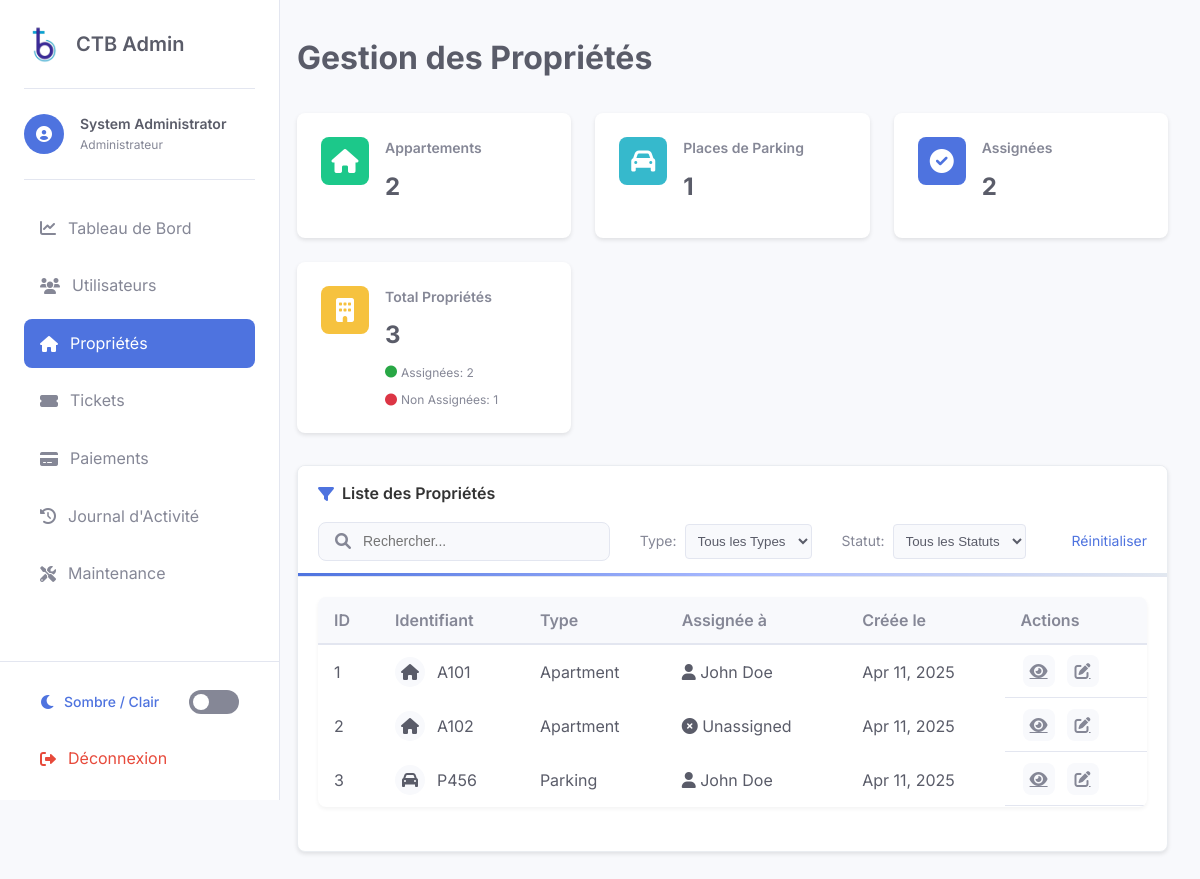
The page /admin/properties.php (signed in) on the database its author committed.
### tables this page shows
CREATE TABLE properties (
    id INT AUTO_INCREMENT PRIMARY KEY,
    type ENUM('apartment', 'parking') NOT NULL COMMENT 'apartment=Appartement, parking=Place de Parking',
    identifier VARCHAR(50) NOT NULL UNIQUE,
    user_id INT,
    created_at TIMESTAMP DEFAULT CURRENT_TIMESTAMP,
    updated_at TIMESTAMP DEFAULT CURRENT_TIMESTAMP ON UPDATE CURRENT_TIMESTAMP,
    FOREIGN KEY (user_id) REFERENCES users(id) ON DELETE SET NULL
);

CREATE TABLE users (
    id INT AUTO_INCREMENT PRIMARY KEY,
    email VARCHAR(255) NOT NULL UNIQUE,
    password VARCHAR(255) NOT NULL,
    name VARCHAR(255) NOT NULL,
    phone VARCHAR(50),
    role ENUM('admin', 'manager', 'resident') NOT NULL COMMENT 'admin=Administrateur, manager=Gestionnaire, resident=Résident',
    status ENUM('active', 'inactive') DEFAULT 'active' COMMENT 'active=Actif, inactive=Inactif',
    profile_image VARCHAR(255) DEFAULT NULL,
    created_at TIMESTAMP DEFAULT CURRENT_TIMESTAMP,
    updated_at TIMESTAMP DEFAULT CURRENT_TIMESTAMP ON UPDATE CURRENT_TIMESTAMP
);

### admin/properties.php (the view, shortened to what this page needs)
<?php
$search = $_GET['search'] ?? '';
$page = isset($_GET['page']) ? (int)$_GET['page'] : 1;
$items_per_page = 10;
$offset = ($page - 1) * $items_per_page;
try {
    $db = new PDO("mysql:host=" . DB_HOST . ";dbname=" . DB_NAME, DB_USER, DB_PASS);
    $db->setAttribute(PDO::ATTR_ERRMODE, PDO::ERRMODE_EXCEPTION);
    $query = "SELECT p.*, u.name as user_name
              FROM properties p
              LEFT JOIN users u ON p.user_id = u.id
              WHERE 1=1";
    $count_query = "SELECT COUNT(*) as total FROM properties WHERE 1=1";
    $query .= " ORDER BY p.created_at DESC LIMIT :offset, :limit";
    $count_stmt = $db->prepare($count_query);
    $count_stmt->execute();
    $total = $count_stmt->fetch(PDO::FETCH_ASSOC)['total'];
    $stmt = $db->prepare($query);
    $stmt->bindValue(':offset', $offset, PDO::PARAM_INT);
    $stmt->bindValue(':limit', $items_per_page, PDO::PARAM_INT);
    $stmt->execute();
    $properties = $stmt->fetchAll(PDO::FETCH_ASSOC);
    $type_counts = [];
    $type_stmt = $db->prepare("SELECT type, COUNT(*) as count FROM properties GROUP BY type");
    $type_stmt->execute();
    $type_results = $type_stmt->fetchAll(PDO::FETCH_ASSOC);
    foreach ($type_results as $type_data) {
        $type_counts[$type_data['type']] = $type_data['count'];
    }
    $assigned_stmt = $db->prepare("SELECT COUNT(*) as count FROM properties WHERE user_id IS NOT NULL");
    $assigned_stmt->execute();
    $assigned_count = $assigned_stmt->fetch(PDO::FETCH_ASSOC)['count'];
    $unassigned_stmt = $db->prepare("SELECT COUNT(*) as count FROM properties WHERE user_id IS NULL");
    $unassigned_stmt->execute();
    $unassigned_count = $unassigned_stmt->fetch(PDO::FETCH_ASSOC)['count'];
} catch (PDOException $e) {
    $_SESSION['error'] = "Database error: " . $e->getMessage();
    $properties = [];
    $total = 0;
    $total_pages = 0;
    $type_counts = ['apartment' => 0, 'parking' => 0];
    $assigned_count = 0;
    $unassigned_count = 0;
}
?>
<!DOCTYPE html>
<html lang="fr">
<head>
    <link rel="stylesheet" href="https://cdnjs.cloudflare.com/ajax/libs/font-awesome/6.0.0/css/all.min.css">
    <link rel="stylesheet" href="css/admin-style.css">
</head>
<body>
    <div class="admin-container">
        <?php include 'includes/admin-sidebar.php'; ?>
        <main class="main-content">
            <div class="page-header">
                <h1>Gestion des Propriétés</h1>
            </div>
            <div class="content-wrapper">
                <div class="stats-grid">
                    <div class="stat-card">
                        <div class="stat-icon properties">
                            <i class="fas fa-home"></i>
                        </div>
                        <div class="stat-details">
                            <h3>Appartements</h3>
                            <div class="stat-number"><?php echo isset($type_counts['apartment']) ? $type_counts['apartment'] : 0; ?></div>
                        </div>
                    </div>
                    <div class="stat-card">
                        <div class="stat-icon tickets">
                            <i class="fas fa-car"></i>
                        </div>
                        <div class="stat-details">
                            <h3>Places de Parking</h3>
                            <div class="stat-number"><?php echo isset($type_counts['parking']) ? $type_counts['parking'] : 0; ?></div>
                        </div>
                    </div>
                    <div class="stat-card">
                        <div class="stat-icon users">
                            <i class="fas fa-check-circle"></i>
                        </div>
                        <div class="stat-details">
                            <h3>Assignées</h3>
                            <div class="stat-number"><?php echo $assigned_count; ?></div>
                        </div>
                    </div>
                    <div class="stat-card">
                        <div class="stat-icon payments">
                            <i class="fas fa-building"></i>
                        </div>
                        <div class="stat-details">
                            <h3>Total Propriétés</h3>
                            <div class="stat-number"><?php echo $total; ?></div>
                            <div class="stat-breakdown">
                                <span><i class="fas fa-circle" style="color: #28a745;"></i> Assignées: <?php echo $assigned_count; ?></span>
                                <span><i class="fas fa-circle" style="color: #dc3545;"></i> Non Assignées: <?php echo $unassigned_count; ?></span>
                            </div>
                        </div>
                    </div>
                </div>
                <div class="card user-filter-card">
                    <div class="card-header user-filter-header">
                        <h3><i class="fas fa-filter"></i> Liste des Propriétés</h3>
                        <form id="filter-form" action="properties.php" method="GET" class="filter-form">
                            <div class="filter-wrapper">
                                <div class="search-filter">
                                    <div class="search-bar">
                                        <i class="fas fa-search"></i>
                                        <input type="text" placeholder="Rechercher..." name="search" value="<?php echo htmlspecialchars($search); ?>" autocomplete="off" autofocus>
                                    </div>
                                </div>
                                <div class="filter-group">
                                    <label for="type">Type:</label>
                                    <select name="type" id="type" onchange="this.form.submit()">
                                        <option value="">Tous les Types</option>
                                    </select>
                                </div>
                                <div class="filter-group">
                                    <label for="status">Statut:</label>
                                    <select name="status" id="status" onchange="this.form.submit()">
                                        <option value="">Tous les Statuts</option>
                                    </select>
                                </div>
                                <a href="properties.php" class="reset-link">Réinitialiser</a>
                            </div>
                        </form>
                    </div>
                    <div class="card-body">
                        <?php if (empty($properties)): ?>
                            <div class="no-data">
                                <i class="fas fa-building"></i>
                                <p>Aucune propriété trouvée. Essayez d'ajuster vos filtres.</p>
                            </div>
                        <?php else: ?>
                            <div class="table-responsive">
                                <table class="table">
                                    <thead>
                                        <tr>
                                            <th>ID</th>
                                            <th>Identifiant</th>
                                            <th>Type</th>
                                            <th>Assignée à</th>
                                            <th>Créée le</th>
                                            <th>Actions</th>
                                        </tr>
                                    </thead>
                                    <tbody>
                                        <?php foreach ($properties as $property): ?>
                                            <tr>
                                                <td><?php echo $property['id']; ?></td>
                                                <td>
                                                    <div class="property-cell">
                                                        <div class="property-icon">
                                                            <i class="fas fa-<?php echo $property['type'] === 'apartment' ? 'home' : 'car'; ?>"></i>
                                                        </div>
                                                        <span class="property-identifier"><?php echo htmlspecialchars($property['identifier']); ?></span>
                                                    </div>
                                                </td>
                                                <td>
                                                    <span class="property-type-badge">
                                                        <?php echo ucfirst(htmlspecialchars($property['type'])); ?>
                                                    </span>
                                                </td>
                                                <td>
                                                    <?php if (!empty($property['user_name'])): ?>
                                                        <span class="resident-tag">
                                                            <i class="fas fa-user"></i> <?php echo htmlspecialchars($property['user_name']); ?>
                                                        </span>
                                                    <?php else: ?>
                                                        <span class="unassigned-tag">
                                                            <i class="fas fa-times-circle"></i> Unassigned
                                                        </span>
                                                    <?php endif; ?>
                                                </td>
                                                <td><?php echo date('M d, Y', strtotime($property['created_at'])); ?></td>
                                                <td class="actions">
                                                    <a href="view-property.php?id=<?php echo $property['id']; ?>" class="btn-icon" title="View Property">
                                                        <i class="fas fa-eye"></i>
                                                    </a>
                                                    <a href="edit-property.php?id=<?php echo $property['id']; ?>" class="btn-icon" title="Edit Property">
                                                        <i class="fas fa-edit"></i>
                                                    </a>
                                                </td>
                                            </tr>
                                        <?php endforeach; ?>
                                    </tbody>
                                </table>
                            </div>
                        <?php endif; ?>
                    </div>
                </div>
            </div>
        </main>
    </div>
</body>
</html>

### rows shown on the page
properties: id "1", identifier "A101", type "Apartment", user.name "John Doe", created_at "Apr 11, 2025"
properties: id "2", identifier "A102", type "Apartment", shows "Unassigned", created_at "Apr 11, 2025"
properties: id "3", identifier "P456", type "Parking", user.name "John Doe", created_at "Apr 11, 2025"

### other values the page prints
$_SESSION['name'] "System Administrator"
$type_counts['apartment'] "2"
$type_counts['parking'] "1"
$assigned_count "2"
$total "3"
$unassigned_count "1"
